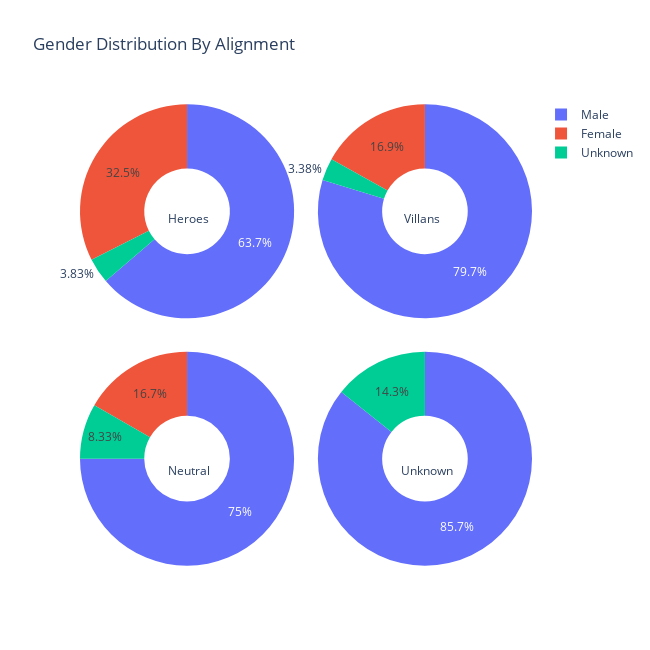

Notebook code cell kept with this figure:
### Code cell
fig = {
    "data" :[
        {
            "labels" : heroes_genders,
            "values" : heroes_distribution,
            "type"  : "pie",
            "hole" : 0.4,
            "name" : "heroes",
            "domain" : {"row" : 0, "column" : 0}
        },
        {
            "labels" : villan_genders,
            "values" : villan_distribution,
            "type": "pie",
            "hole" : 0.4,
            "name": "villans",
            "domain" : {"row" : 0, "column": 1}
        },
        {
            "labels" : neutral_gender,
            "values" : neutral_distribution,
            "type": "pie",
            "hole" : 0.4,
            "name": "neutral",
            "domain" : {"row" : 1, "column": 0} 
        },
        {
            "labels" : unknown_gender,
            "values" : unknown_distribution,
            "type": "pie",
            "hole" : 0.4,
            "name": "unknown",
            "domain" : {"row" : 1, "column": 1}
        }
    ],
    "layout" : {
        "title" : "Gender Distribution By Alignment",
        "grid" : {"rows" : 2, "columns" : 2},
        "annotations": [
            {"text": "Heroes", "x" : 0.19, "y": 0.77, "showarrow" : False},
            {"text": "Villans", "x" : 0.8, "y" : 0.77, "showarrow" : False},
            {"text": "Neutral","x" : 0.19, "y" : 0.19, "showarrow" : False},
            {"text": "Unknown", "x" : 0.83, "y" : 0.19, "showarrow" : False}
        ],
        "height"  : 650,
        "width" : 650
    }
}
py.iplot(fig, filename = "Gender by Anotation")

### Figure 1 — Plotly figure (JSON) as saved in the notebook; plotly's stock layout.template omitted (floating-point values rounded to 4 significant figures)
{"data": [{"domain": {"column": 0, "row": 0}, "hole": 0.4, "labels": ["Male", "Female", "Unknown"], "name": "heroes", "type": "pie", "values": [63.71, 32.46, 3.831]}, {"domain": {"column": 1, "row": 0}, "hole": 0.4, "labels": ["Male", "Female", "Unknown"], "name": "villans", "type": "pie", "values": [79.71, 16.91, 3.382]}, {"domain": {"column": 0, "row": 1}, "hole": 0.4, "labels": ["Male", "Female", "Unknown"], "name": "neutral", "type": "pie", "values": [75, 16.67, 8.333]}, {"domain": {"column": 1, "row": 1}, "hole": 0.4, "labels": ["Male", "Unknown"], "name": "unknown", "type": "pie", "values": [85.71, 14.29]}], "layout": {"annotations": [{"showarrow": false, "text": "Heroes", "x": 0.19, "y": 0.77}, {"showarrow": false, "text": "Villans", "x": 0.8, "y": 0.77}, {"showarrow": false, "text": "Neutral", "x": 0.19, "y": 0.19}, {"showarrow": false, "text": "Unknown", "x": 0.83, "y": 0.19}], "grid": {"columns": 2, "rows": 2}, "height": 650, "title": {"text": "Gender Distribution By Alignment"}, "width": 650}}
